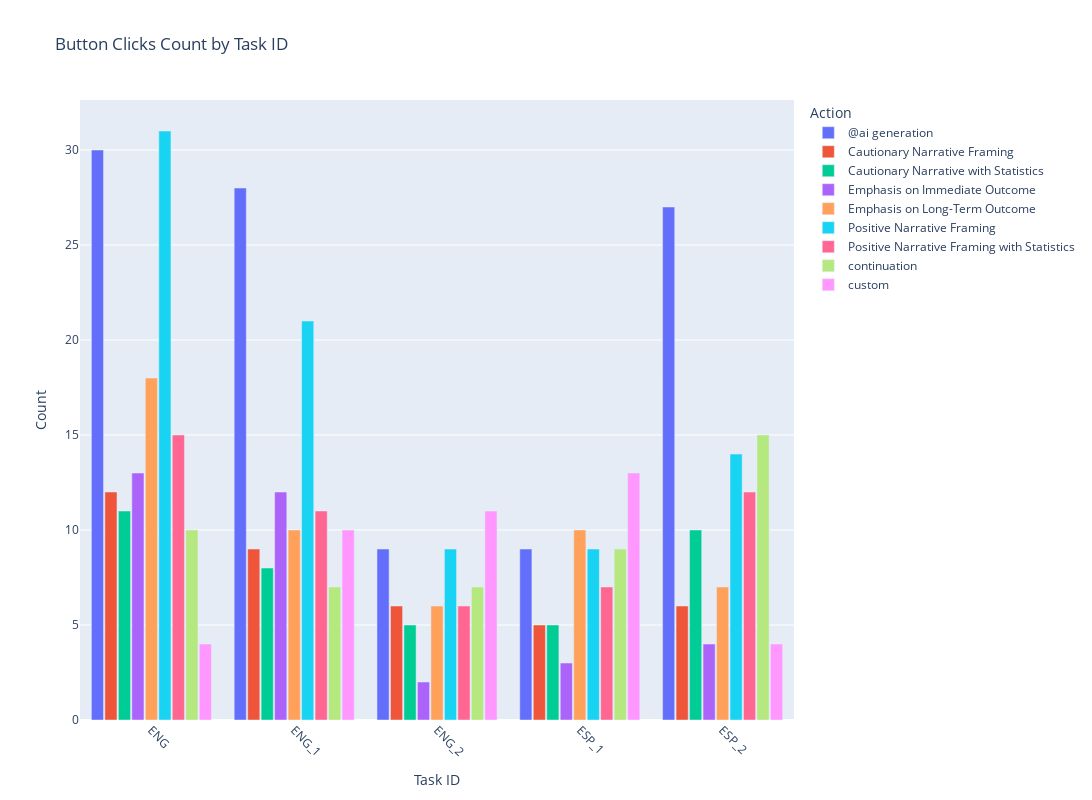

Here is the notebook cell this chart was saved with:
### Code cell
fig = px.bar(
    t, 
    x='task_id', 
    y='count', 
    color='feature_filtered',
    # hover_data={'filtered_action': True, 'count': True, 'filtered_action': True},
    # labels={'task_id': 'Task ID', 'count': 'Count', 'filtered_action': 'Action'},
    title='Button Clicks Count by Task ID'
)

# Customize the layout
fig.update_layout(
    xaxis_title='Task ID',
    yaxis_title='Count',
    legend_title='Action',
    barmode='group',
    bargap=0.15,
    bargroupgap=0.1,
    width=1600,
    height=800
)

# Rotate x-axis labels
fig.update_xaxes(tickangle=45)

# Show the plot
fig.show()

### Figure 1 — Plotly figure (JSON) as saved in the notebook; plotly's stock layout.template omitted (floating-point values rounded to 4 significant figures)
{"data": [{"alignmentgroup": "True", "hovertemplate": "feature_filtered=@ai generation<br>task_id=%{x}<br>count=%{y}<extra></extra>", "legendgroup": "@ai generation", "marker": {"color": "#636efa", "pattern": {"shape": ""}}, "name": "@ai generation", "offsetgroup": "@ai generation", "orientation": "v", "showlegend": true, "textposition": "auto", "type": "bar", "x": ["ENG", "ENG_1", "ENG_2", "ESP_1", "ESP_2"], "xaxis": "x", "y": [30, 28, 9, 9, 27], "yaxis": "y"}, {"alignmentgroup": "True", "hovertemplate": "feature_filtered=Cautionary Narrative Framing<br>task_id=%{x}<br>count=%{y}<extra></extra>", "legendgroup": "Cautionary Narrative Framing", "marker": {"color": "#EF553B", "pattern": {"shape": ""}}, "name": "Cautionary Narrative Framing", "offsetgroup": "Cautionary Narrative Framing", "orientation": "v", "showlegend": true, "textposition": "auto", "type": "bar", "x": ["ENG", "ENG_1", "ENG_2", "ESP_1", "ESP_2"], "xaxis": "x", "y": [12, 9, 6, 5, 6], "yaxis": "y"}, {"alignmentgroup": "True", "hovertemplate": "feature_filtered=Cautionary Narrative with Statistics<br>task_id=%{x}<br>count=%{y}<extra></extra>", "legendgroup": "Cautionary Narrative with Statistics", "marker": {"color": "#00cc96", "pattern": {"shape": ""}}, "name": "Cautionary Narrative with Statistics", "offsetgroup": "Cautionary Narrative with Statistics", "orientation": "v", "showlegend": true, "textposition": "auto", "type": "bar", "x": ["ENG", "ENG_1", "ENG_2", "ESP_1", "ESP_2"], "xaxis": "x", "y": [11, 8, 5, 5, 10], "yaxis": "y"}, {"alignmentgroup": "True", "hovertemplate": "feature_filtered=Emphasis on Immediate Outcome<br>task_id=%{x}<br>count=%{y}<extra></extra>", "legendgroup": "Emphasis on Immediate Outcome", "marker": {"color": "#ab63fa", "pattern": {"shape": ""}}, "name": "Emphasis on Immediate Outcome", "offsetgroup": "Emphasis on Immediate Outcome", "orientation": "v", "showlegend": true, "textposition": "auto", "type": "bar", "x": ["ENG", "ENG_1", "ENG_2", "ESP_1", "ESP_2"], "xaxis": "x", "y": [13, 12, 2, 3, 4], "yaxis": "y"}, {"alignmentgroup": "True", "hovertemplate": "feature_filtered=Emphasis on Long-Term Outcome<br>task_id=%{x}<br>count=%{y}<extra></extra>", "legendgroup": "Emphasis on Long-Term Outcome", "marker": {"color": "#FFA15A", "pattern": {"shape": ""}}, "name": "Emphasis on Long-Term Outcome", "offsetgroup": "Emphasis on Long-Term Outcome", "orientation": "v", "showlegend": true, "textposition": "auto", "type": "bar", "x": ["ENG", "ENG_1", "ENG_2", "ESP_1", "ESP_2"], "xaxis": "x", "y": [18, 10, 6, 10, 7], "yaxis": "y"}, {"alignmentgroup": "True", "hovertemplate": "feature_filtered=Positive Narrative Framing<br>task_id=%{x}<br>count=%{y}<extra></extra>", "legendgroup": "Positive Narrative Framing", "marker": {"color": "#19d3f3", "pattern": {"shape": ""}}, "name": "Positive Narrative Framing", "offsetgroup": "Positive Narrative Framing", "orientation": "v", "showlegend": true, "textposition": "auto", "type": "bar", "x": ["ENG", "ENG_1", "ENG_2", "ESP_1", "ESP_2"], "xaxis": "x", "y": [31, 21, 9, 9, 14], "yaxis": "y"}, {"alignmentgroup": "True", "hovertemplate": "feature_filtered=Positive Narrative Framing with Statistics<br>task_id=%{x}<br>count=%{y}<extra></extra>", "legendgroup": "Positive Narrative Framing with Statistics", "marker": {"color": "#FF6692", "pattern": {"shape": ""}}, "name": "Positive Narrative Framing with Statistics", "offsetgroup": "Positive Narrative Framing with Statistics", "orientation": "v", "showlegend": true, "textposition": "auto", "type": "bar", "x": ["ENG", "ENG_1", "ENG_2", "ESP_1", "ESP_2"], "xaxis": "x", "y": [15, 11, 6, 7, 12], "yaxis": "y"}, {"alignmentgroup": "True", "hovertemplate": "feature_filtered=continuation<br>task_id=%{x}<br>count=%{y}<extra></extra>", "legendgroup": "continuation", "marker": {"color": "#B6E880", "pattern": {"shape": ""}}, "name": "continuation", "offsetgroup": "continuation", "orientation": "v", "showlegend": true, "textposition": "auto", "type": "bar", "x": ["ENG", "ENG_1", "ENG_2", "ESP_1", "ESP_2"], "xaxis": "x", "y": [10, 7, 7, 9, 15], "yaxis": "y"}, {"alignmentgroup": "True", "hovertemplate": "feature_filtered=custom<br>task_id=%{x}<br>count=%{y}<extra></extra>", "legendgroup": "custom", "marker": {"color": "#FF97FF", "pattern": {"shape": ""}}, "name": "custom", "offsetgroup": "custom", "orientation": "v", "showlegend": true, "textposition": "auto", "type": "bar", "x": ["ENG", "ENG_1", "ENG_2", "ESP_1", "ESP_2"], "xaxis": "x", "y": [4, 10, 11, 13, 4], "yaxis": "y"}], "layout": {"bargap": 0.15, "bargroupgap": 0.1, "barmode": "group", "height": 800, "legend": {"title": {"text": "Action"}, "tracegroupgap": 0}, "title": {"text": "Button Clicks Count by Task ID"}, "width": 1600, "xaxis": {"anchor": "y", "domain": [0, 1], "tickangle": 45, "title": {"text": "Task ID"}}, "yaxis": {"anchor": "x", "domain": [0, 1], "title": {"text": "Count"}}}}
